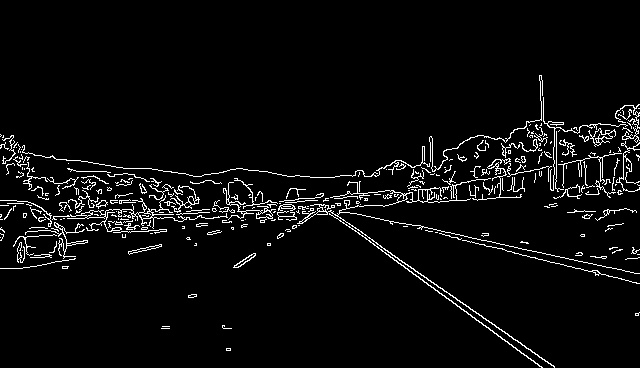
#> input picture edge_img.jpg, 640 x 368 px
$ python roi_mask.py
#> lines starting #> are read from the running program, lines starting #| are printed output that depends on the picture
# @Author : LiZhongzheng
# 开发时间  ：2025-04-29 8:41
import cv2
import numpy as np

edge_img = cv2.imread('edge_img.jpg', cv2.IMREAD_GRAYSCALE)
#> edge_img is the input picture: shape (368, 640); min 0, max 255, mean 11

mask = np.zeros_like(edge_img)
mask = cv2.fillPoly(mask, np.array([[[0, 368], [300, 210], [340, 210], [640, 368]]]),
                    color=255)  # 顺序：左下，左上，右上，右下
masked_edge_img = cv2.bitwise_and(edge_img, mask)
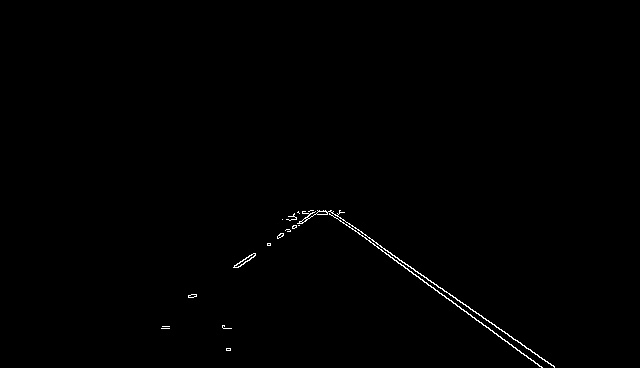
#> masked_edge_img: shape (368, 640); min 0, max 255, mean 1.1
cv2.imwrite('masked_edge_img.jpg', masked_edge_img)
cv2.imshow('masked', masked_edge_img)
cv2.waitKey(0)
